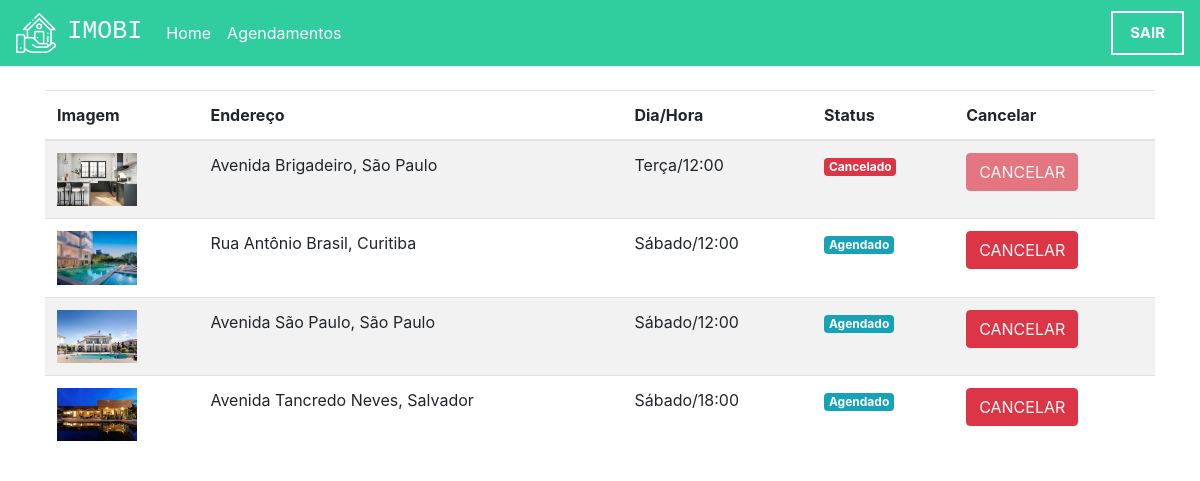
Screenshot of /agendamentos (signed in) with the database file from the repository.
### plataforma/models.py (models this page shows, shortened)
class Visitas(models.Model):
    choices = (('S', 'Segunda'),
        ('T', 'Terça'),
        ('Q', 'Quarta'),
        ('QI', 'Quinta'),
        ('SE', 'Sexta'),
        ('SA', 'Sabado'),
        ('D', 'Domingo'))
    choices_status = (('A', 'Agendado'),
        ('F', 'Finalizado'),
        ('C', 'Cancelado'))
    imovel = models.ForeignKey(Imoveis, on_delete=models.DO_NOTHING)
    usuario = models.ForeignKey(User, on_delete=models.DO_NOTHING)
    dia = models.CharField(max_length=20)
    horario = models.TimeField()
    status = models.CharField(max_length=1, choices=choices_status, default="A")

class Imoveis(models.Model):
    choices = (('V', 'Venda'),
        ('A', 'Aluguel'))
    choices_imovel = (('A', 'Apartamento'),
        ('C', 'Casa'))
    imagens = models.ManyToManyField(Imagem)
    valor = models.FloatField()
    quartos = models.IntegerField()
    tamanho = models.FloatField()
    cidade = models.ForeignKey(Cidade, on_delete=models.DO_NOTHING)
    rua = models.CharField(max_length=50)
    tipo = models.CharField(max_length=1, choices=choices)
    tipo_imovel = models.CharField(max_length=1, choices=choices_imovel)
    numero = models.IntegerField()
    descricao = models.TextField()
    dias_visita = models.ManyToManyField(DiasVisita)
    horarios = models.ManyToManyField(Horario)

class Imagem(models.Model):
    img = models.ImageField(upload_to='img')
    def __str__(self) -> str:
        return self.img.url

class Cidade(models.Model):
    nome = models.CharField(max_length=30)
    def __str__(self) -> str:
        return self.nome

### plataforma/views.py (the view)
# urls.py: path('agendamentos', views.agendamentos, name="agendamentos"),
def agendamentos(request):
    visitas = Visitas.objects.filter(usuario=request.user)
    return render(request, "agendamentos.html", {'visitas': visitas})

### plataforma/templates/agendamentos.html (shortened to what this page needs)
{% extends 'base.html' %}
{% load static %}
{% block 'head' %}
<link rel="stylesheet" href="{% static 'plataforma/css/home.css' %}">
{% endblock  %}
{% block 'body' %}
    <div class="container">
        <br>
        <table class="table table-striped">
        <thead>
            <tr>
                <th scope="col">Imagem</th>
                <th scope="col">Endereço</th>
                <th scope="col">Dia/Hora</th>
                <th scope="col">Status</th>
                <th scope="col">Cancelar</th>
            </tr>
        </thead>
        <tbody>
            {% for visita in visitas %}
                <tr>
                    <th><img width="80" src="{{visita.imovel.imagens.all.0}}"></th>
                    <td>{{visita.imovel.rua}}, {{visita.imovel.cidade}}</td>
                    <td>{{visita.dia}}/{{visita.horario}}</td>
                    <td>
                        {% if visita.status == "A" %}
                            <span class="badge badge-info">Agendado</span>
                        {% endif %}
                        {% if visita.status == "C" %}
                            <span class="badge badge-danger">Cancelado</span>
                        {% endif %}
                    </td>
                    <td>
                        {% if visita.status == "A" %}
                            <a href="{% url 'cancelar_agendamento' visita.id %}" class="btn btn-danger">CANCELAR</a>
                        {% else %}
                            <a href="" class="btn btn-danger disabled">CANCELAR</a>
                        {% endif %}
                    </td>
                </tr>
            {% endfor %}
        </tbody>
    </table>
    </div>
{% endblock  %}

### rows the page displays
Visitas: imovel.imagens.all.0 (picture), imovel.rua "Avenida Brigadeiro", imovel.cidade "São Paulo", dia "Terça", horario "12:00", status "Cancelado"
Visitas: imovel.imagens.all.0 (picture), imovel.rua "Rua Antônio Brasil", imovel.cidade "Curitiba", dia "Sábado", horario "12:00", status "Agendado"
Visitas: imovel.imagens.all.0 (picture), imovel.rua "Avenida São Paulo", imovel.cidade "São Paulo", dia "Sábado", horario "12:00", status "Agendado"
Visitas: imovel.imagens.all.0 (picture), imovel.rua "Avenida Tancredo Neves", imovel.cidade "Salvador", dia "Sábado", horario "18:00", status "Agendado"
